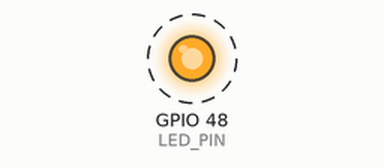
Simulated run of this sketch. Board: ESP32-S3. Parts: output pins drawn as LEDs (lit = HIGH). Dashed ring = blinking. What the sketch prints to the serial monitor is not drawn.

Above: at 1.2 s.
Timing chart, 0 to 4.0 s (numbered marks = the images above):
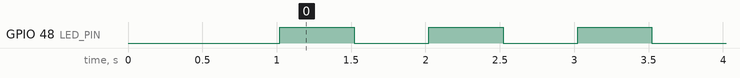

The sketch:

esp32_serial_test.ino
```cpp
// ESP32-S3 Simple Serial Test via USB (COM10)

#define LED_PIN 48  // Built-in RGB LED

void setup() {
  pinMode(LED_PIN, OUTPUT);

  // Simple Serial on USB
  Serial.begin(115200);
  delay(1000);

  Serial.println("\n\n\n");
  Serial.println("================================");
  Serial.println("ESP32-S3 UART Test - SUCCESS!");
  Serial.println("TX=GPIO43, RX=GPIO44");
  Serial.println("================================");
  Serial.print("Chip: ");
  Serial.println(ESP.getChipModel());
  Serial.print("Cores: ");
  Serial.println(ESP.getChipCores());
  Serial.print("CPU Freq: ");
  Serial.print(ESP.getCpuFreqMHz());
  Serial.println(" MHz");
  Serial.println("================================");
  Serial.println("LED should blink every second");
  Serial.println("Serial counter will increment");
  Serial.println("================================\n");
}

int counter = 0;

void loop() {
  counter++;

  digitalWrite(LED_PIN, HIGH);
  Serial.print("Counter: ");
  Serial.print(counter);
  Serial.println(" - LED ON");
  Serial.flush();
  delay(500);

  digitalWrite(LED_PIN, LOW);
  Serial.print("Counter: ");
  Serial.print(counter);
  Serial.println(" - LED OFF");
  Serial.flush();
  delay(500);
}
```

Measured:
- by itself, GPIO 48 (LED_PIN): alternates HIGH for 0.50 s and LOW for 0.50 s
